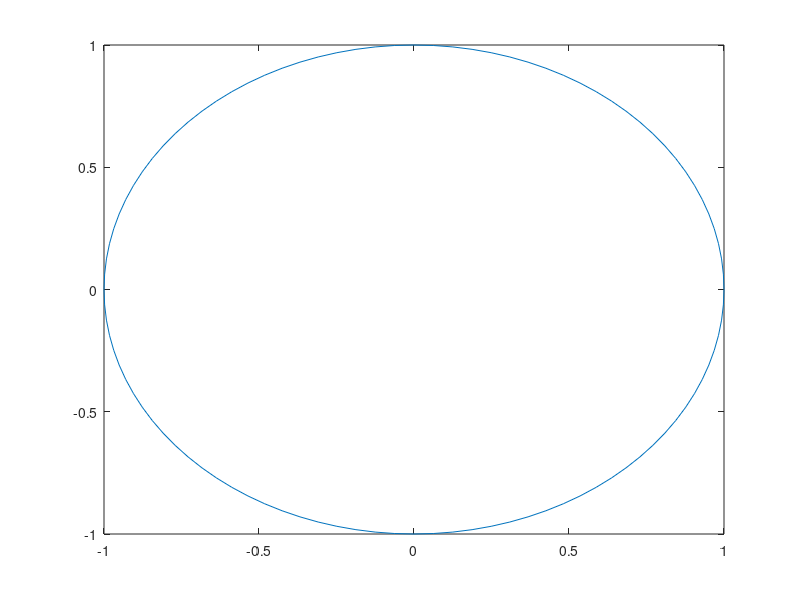

The MATLAB source for this figure: (Note: this script raises an error after producing the figure.)
B = [1 0; 1 4; -3 2; -3 -2; 1 -4; 1 0];
t = 0:0.01:1;
n = size(B,1)-1;
w = [1 ones(1,n-1)/n 1];

% pravilna kroznica
plot(sin((0:0.01:1)*2*pi),cos((0:0.01:1)*2*pi)); hold on;

% racionalna krivulja na vhodnih podatkih
plotrbezier(B,w,t); hold on;

% visanje stopnje
for i = 1:3
    B = rbezierelv(B,w);
    n = size(B,1)-1;
    w = [1 ones(1, n-1)/2 1];
    plotrbezier(B,w,t); hold on;
end